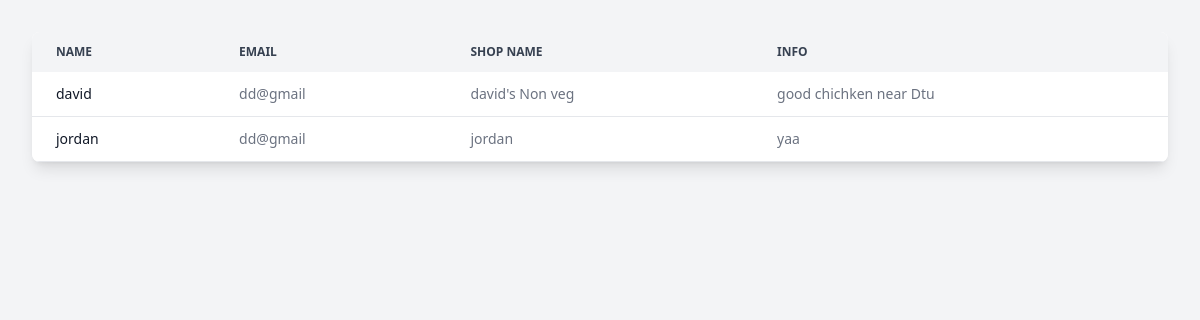
The app's page /tiffin_DTU/ with its own data.
### core/models.py (models this page shows, shortened)
class VendorData_Dtu(models.Model):
    name = models.CharField(max_length=60)
    email=models.EmailField()
    shop_name=models.CharField(max_length=100)
    info=models.TextField()

### MealBridge/views.py (the view)
# urls.py: path('tiffin_DTU/' ,views.vdd,name='vdd'),
def vdd(request):
    queryset = VendorData_Dtu.objects.all()
    data = []
    for obj in queryset.iterator():  # Efficiently fetch one record at a time
        data.append(obj)  # Add each object to the data list
    return render(request, 'Dtu.html', {'data': data})

### template/Dtu.html (shortened to what this page needs)
<!DOCTYPE html>
<html lang="en">
<head>
    <script src="https://cdn.tailwindcss.com"></script>
</head>
<body class="bg-gray-100 p-8">
    <div class="overflow-x-auto bg-white shadow-lg rounded-lg">
        <table class="min-w-full text-sm text-left text-gray-500">
            <thead class="bg-gray-100 text-xs text-gray-700 uppercase">
                <tr>
                    <th class="py-3 px-6">Name</th>
                    <th class="py-3 px-6">Email</th>
                    <th class="py-3 px-6">Shop Name</th>
                    <th class="py-3 px-6">Info</th>
                </tr>
            </thead>
            <tbody>
                {% for obj in data %}
                <tr class="bg-white border-b hover:bg-gray-50">
                    <td class="py-3 px-6 font-medium text-gray-900">{{ obj.name }}</td>
                    <td class="py-3 px-6">{{ obj.email }}</td>
                    <td class="py-3 px-6">{{ obj.shop_name }}</td>
                    <td class="py-3 px-6">{{ obj.info }}</td>
                </tr>
                {% endfor %}
            </tbody>
        </table>
    </div>
</body>
</html>

### records on screen
VendorData_Dtu: name "david", email "dd@gmail", shop_name "david's Non veg", info "good chichken near Dtu"
VendorData_Dtu: name "jordan", email "dd@gmail", shop_name "jordan", info "yaa"
